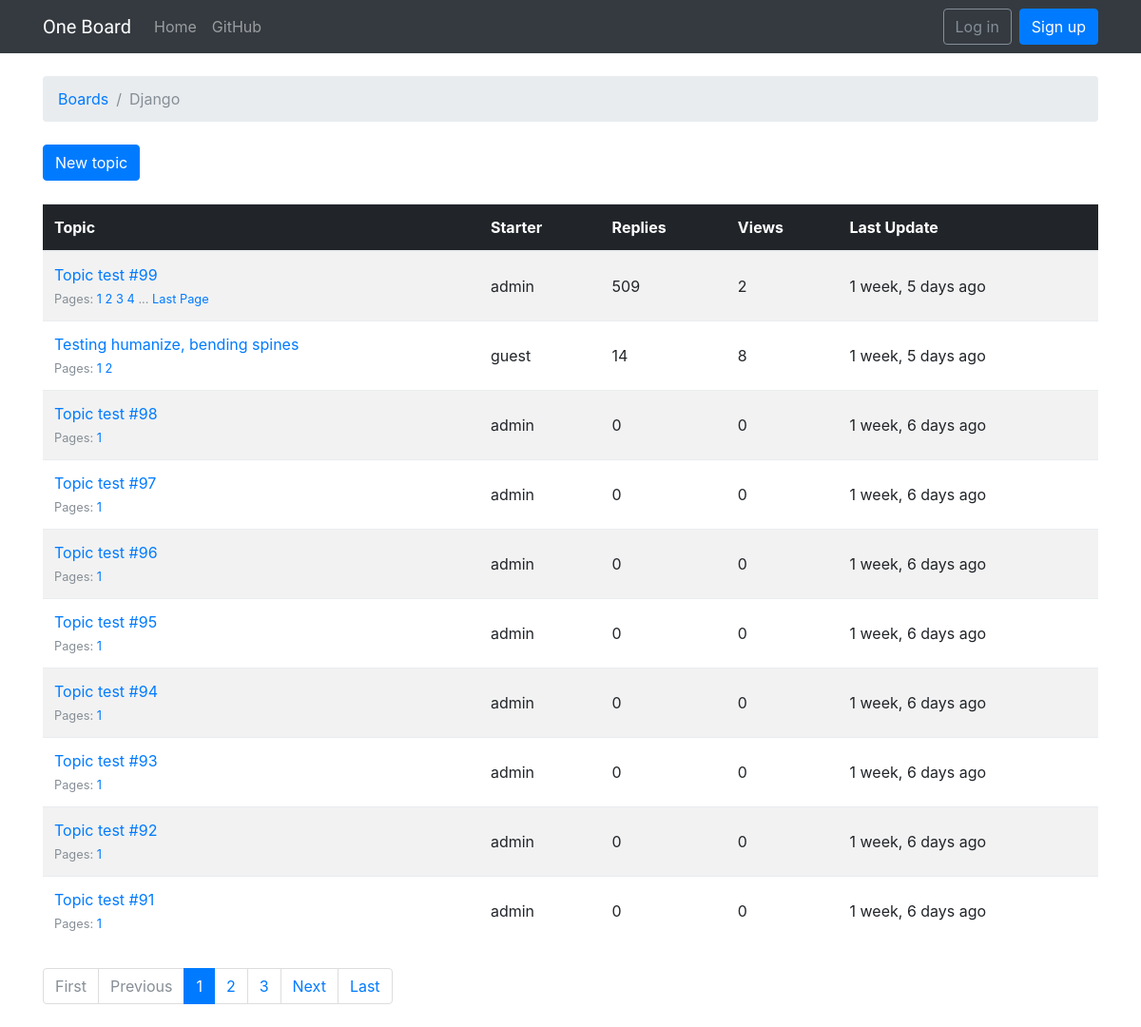
The page /boards/1/ on the database as committed earlier.
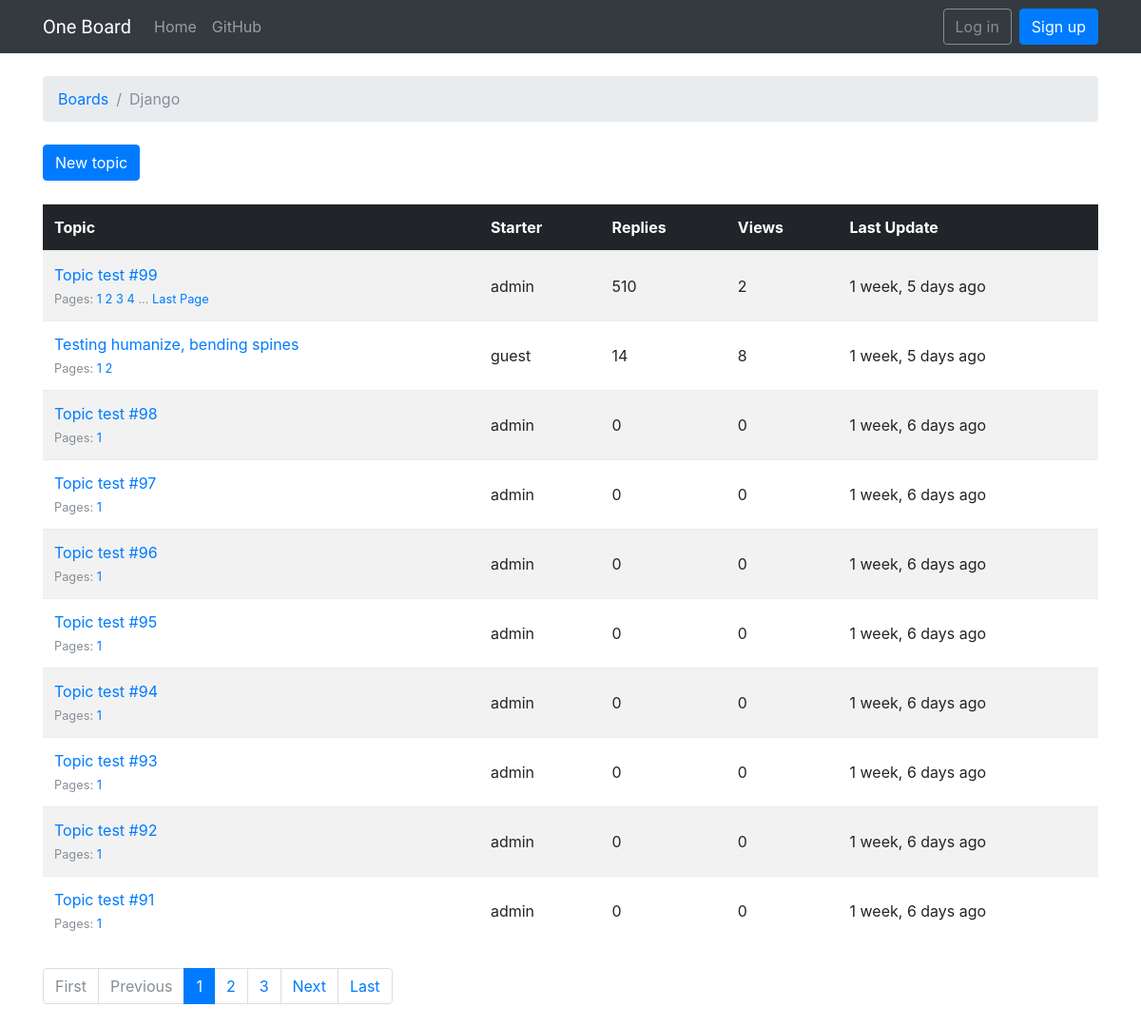
The same page on the database as committed later.
### boards/models.py (models this page shows, shortened)
class Topic(models.Model):
    subject = models.CharField(max_length=255)
    last_updated = models.DateTimeField(auto_now_add=True)
    board = models.ForeignKey(Board, related_name='topics')
    starter = models.ForeignKey(User, related_name='topics')
    views = models.PositiveIntegerField(default=0)
    def get_page_count(self):
        count = self.posts.count()
        pages = count / 10
        return math.ceil(pages)
    def has_many_pages(self, count=None):
        if count is None:
            count = self.get_page_count()
        return count > 6
    def get_page_range(self):
        count = self.get_page_count()
        if self.has_many_pages(count):
            return range(1, 5)
        return range(1, count + 1)

### boards/views.py (the view)
# urls.py: url(r'^boards/(?P<pk>\d+)/$', views.TopicListView.as_view(), name='board_topics'),
class TopicListView(ListView):
    model = Topic
    context_object_name = 'topics'
    template_name = 'topics.html'
    paginate_by = 10
    def get_context_data(self, **kwargs):
        kwargs['board'] = self.board
        return super().get_context_data(**kwargs)
    def get_queryset(self):
        self.board = get_object_or_404(Board, pk=self.kwargs.get('pk'))
        queryset = self.board.topics.order_by('-last_updated').annotate(replies=Count('posts') - 1)
        return queryset

### templates/topics.html (shortened to what this page needs)
{% extends 'base.html' %}
{% load humanize %}
{% block breadcrumb %}
  <li class="breadcrumb-item"><a href="{% url 'home' %}">Boards</a></li>
  <li class="breadcrumb-item active">{{ board.name }}</li>
{% endblock %}
{% block content %}
  <div class="mb-4">
    <a href="{% url 'new_topic' board.pk %}" class="btn btn-primary">New topic</a>
  </div>
  <table class="table table-striped mb-4">
    <thead class="thead-inverse">
      <tr>
        <th>Topic</th>
        <th>Starter</th>
        <th>Replies</th>
        <th>Views</th>
        <th>Last Update</th>
      </tr>
    </thead>
    <tbody>
      {% for topic in topics %}
        {% url 'topic_posts' board.pk topic.pk as topic_url %}
        <tr>
          <td>
            <p class="mb-0">
              <a href="{{ topic_url }}">{{ topic.subject }}</a>
            </p>
            <small class="text-muted">
              Pages:
              {% for i in topic.get_page_range %}
                <a href="{{ topic_url }}?page={{ i }}">{{ i }}</a>
              {% endfor %}
              {% if topic.has_many_pages %}
              ... <a href="{{ topic_url }}?page={{ topic.get_page_count }}">Last Page</a>
              {% endif %}
            </small>
          </td>
          <td class="align-middle">{{ topic.starter.username }}</td>
          <td class="align-middle">{{ topic.replies }}</td>
          <td class="align-middle">{{ topic.views }}</td>
          <td class="align-middle">{{ topic.last_updated|naturaltime }}</td>
        </tr>
      {% endfor %}
    </tbody>
  </table>
  {% include 'includes/pagination.html' %}
{% endblock %}

Rows that differ between the two databases and show on the page:
changed Topic "Topic test #99": replies "509" → "510"
